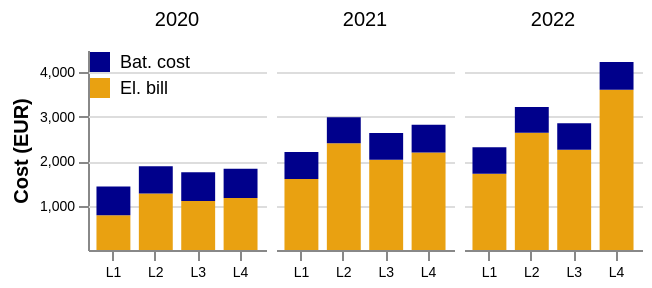

The notebook cell saved with this chart:
### Markdown cell above
## Total costs and savings

### Code cell
colors3 = ['darkblue', '#E9A111']
loads = ['L9', 'L11', 'L12', 'L13']

file = 'Results.csv'
data_all = pd.read_csv(os.path.join('Results', 'Compiled_results', file))

data_all = data_all.replace({'L9':'L1', 'L11':'L2', 'L12':'L3', 'L13':'L4'})
data_all = data_all[data_all.strategy == 'MILP-YEAR']
data_all = data_all[data_all.degradation == 'degr']
no_bat_el_bills = data_all.loc[data_all['strategy']=='NO-BATTERY'].el_bill
data_all.loc[data_all['strategy']=='NO-BATTERY', 'total_cost'] = no_bat_el_bills
data_all.loc[data_all['strategy']=='NO-BATTERY', 'bat_usage_cost'] = 0
data_all.loc[data_all['strategy']=='NO-BATTERY', 'delta_SOH'] = 0

data = data_all
data = data.rename(columns={'pv_profile':'Profile', 'bat_usage_cost':'Bat. cost', 'el_bill':'El. bill'})
data_new = data.melt(id_vars=['strategy', 'year', 'load_profile', 'Profile'], value_vars=['El. bill', 'Bat. cost'])
data_new = data_new.rename(columns={'variable':'Cost'})

print(data_new)

alt.Chart(data_new).mark_bar().encode(
    x=alt.X('load_profile:N', title=None, sort=['L1', 'L2', 'L3', 'L4']),   
    y=alt.Y('sum(value):Q', axis=alt.Axis(values=[1000, 2000, 3000, 4000, 5000], grid=True, title='Cost (EUR)', 
                                          titleFontStyle='normal', titleFontSize=10, labelAngle=0)),    
    column=alt.Column('year:N', title=None, spacing=5).header(labelFontSize=10, labelFont='arial'),   
    color=alt.Color('Cost:N', scale=alt.Scale(range=colors3)).legend(orient='none', labelFontSize=9, labelFont='arial', legendX=0, legendY=0, title='', titleFontSize=10, titleFont='arial'),  
    xOffset=alt.XOffset("Profile:N")
    ).configure_view(     
            # remove grid lines around column clusters
            strokeOpacity=0).properties(
                width=89,
                height=100
            ).configure_axis(
                labelFontSize=7,
                titleFontSize=10,
                labelFont='arial',
                titleFont='arial',
                labelAngle=0
            ).configure_range(category=alt.RangeScheme(colors3)
            )

### Figure 1 — Vega-Lite specification as saved in the notebook (floating-point values rounded to 4 significant figures)
{"config": {"view": {"continuousWidth": 300, "continuousHeight": 300, "strokeOpacity": 0}, "axis": {"labelAngle": 0, "labelFont": "arial", "labelFontSize": 7, "titleFont": "arial", "titleFontSize": 10}, "range": {"category": ["darkblue", "#E9A111"]}}, "data": {"name": "data-7f4f27f51ebbdfbbc9acc8a8842063fa"}, "mark": {"type": "bar"}, "encoding": {"color": {"field": "Cost", "legend": {"orient": "none", "labelFontSize": 9, "labelFont": "arial", "legendX": 0, "legendY": 0, "title": "", "titleFontSize": 10, "titleFont": "arial"}, "scale": {"range": ["darkblue", "#E9A111"]}, "type": "nominal"}, "column": {"field": "year", "header": {"labelFontSize": 10, "labelFont": "arial"}, "spacing": 5, "title": null, "type": "nominal"}, "x": {"field": "load_profile", "sort": ["L1", "L2", "L3", "L4"], "title": null, "type": "nominal"}, "xOffset": {"field": "Profile", "type": "nominal"}, "y": {"aggregate": "sum", "axis": {"grid": true, "labelAngle": 0, "title": "Cost (EUR)", "titleFontSize": 10, "titleFontStyle": "normal", "values": [1000, 2000, 3000, 4000, 5000]}, "field": "value", "type": "quantitative"}}, "height": 100, "width": 89, "$schema": "https://vega.github.io/schema/vega-lite/v5.20.1.json", "datasets": {"data-7f4f27f51ebbdfbbc9acc8a8842063fa": [{"strategy": "MILP-YEAR", "year": 2020, "load_profile": "L2", "Profile": "south", "Cost": "El. bill", "value": 1271.0}, {"strategy": "MILP-YEAR", "year": 2021, "load_profile": "L2", "Profile": "south", "Cost": "El. bill", "value": 2403.0}, {"strategy": "MILP-YEAR", "year": 2022, "load_profile": "L2", "Profile": "south", "Cost": "El. bill", "value": 2640.0}, {"strategy": "MILP-YEAR", "year": 2020, "load_profile": "L3", "Profile": "south", "Cost": "El. bill", "value": 1105.0}, {"strategy": "MILP-YEAR", "year": 2021, "load_profile": "L3", "Profile": "south", "Cost": "El. bill", "value": 2033.0}, {"strategy": "MILP-YEAR", "year": 2022, "load_profile": "L3", "Profile": "south", "Cost": "El. bill", "value": 2256.0}, {"strategy": "MILP-YEAR", "year": 2020, "load_profile": "L4", "Profile": "south", "Cost": "El. bill", "value": 1169.0}, {"strategy": "MILP-YEAR", "year": 2021, "load_profile": "L4", "Profile": "south", "Cost": "El. bill", "value": 2195.0}, {"strategy": "MILP-YEAR", "year": 2022, "load_profile": "L4", "Profile": "south", "Cost": "El. bill", "value": 3606.0}, {"strategy": "MILP-YEAR", "year": 2020, "load_profile": "L1", "Profile": "south", "Cost": "El. bill", "value": 780.3}, {"strategy": "MILP-YEAR", "year": 2021, "load_profile": "L1", "Profile": "south", "Cost": "El. bill", "value": 1598.0}, {"strategy": "MILP-YEAR", "year": 2022, "load_profile": "L1", "Profile": "south", "Cost": "El. bill", "value": 1718.0}, {"strategy": "MILP-YEAR", "year": 2020, "load_profile": "L2", "Profile": "south", "Cost": "Bat. cost", "value": 613.7}, {"strategy": "MILP-YEAR", "year": 2021, "load_profile": "L2", "Profile": "south", "Cost": "Bat. cost", "value": 585.0}, {"strategy": "MILP-YEAR", "year": 2022, "load_profile": "L2", "Profile": "south", "Cost": "Bat. cost", "value": 578.1}, {"strategy": "MILP-YEAR", "year": 2020, "load_profile": "L3", "Profile": "south", "Cost": "Bat. cost", "value": 643.0}, {"strategy": "MILP-YEAR", "year": 2021, "load_profile": "L3", "Profile": "south", "Cost": "Bat. cost", "value": 598.9}, {"strategy": "MILP-YEAR", "year": 2022, "load_profile": "L3", "Profile": "south", "Cost": "Bat. cost", "value": 598.9}, {"strategy": "MILP-YEAR", "year": 2020, "load_profile": "L4", "Profile": "south", "Cost": "Bat. cost", "value": 658.4}, {"strategy": "MILP-YEAR", "year": 2021, "load_profile": "L4", "Profile": "south", "Cost": "Bat. cost", "value": 622.3}, {"strategy": "MILP-YEAR", "year": 2022, "load_profile": "L4", "Profile": "south", "Cost": "Bat. cost", "value": 624.2}, {"strategy": "MILP-YEAR", "year": 2020, "load_profile": "L1", "Profile": "south", "Cost": "Bat. cost", "value": 646.5}, {"strategy": "MILP-YEAR", "year": 2021, "load_profile": "L1", "Profile": "south", "Cost": "Bat. cost", "value": 606.6}, {"strategy": "MILP-YEAR", "year": 2022, "load_profile": "L1", "Profile": "south", "Cost": "Bat. cost", "value": 593.8}]}}
